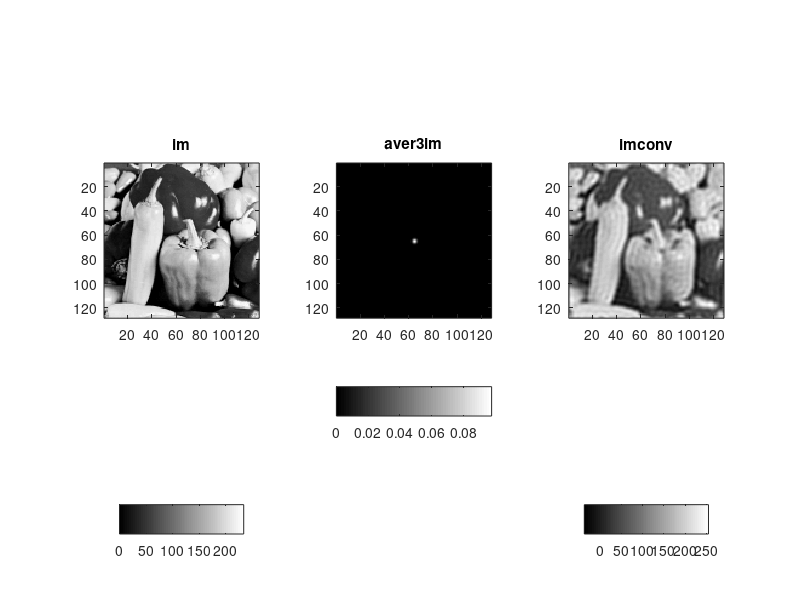
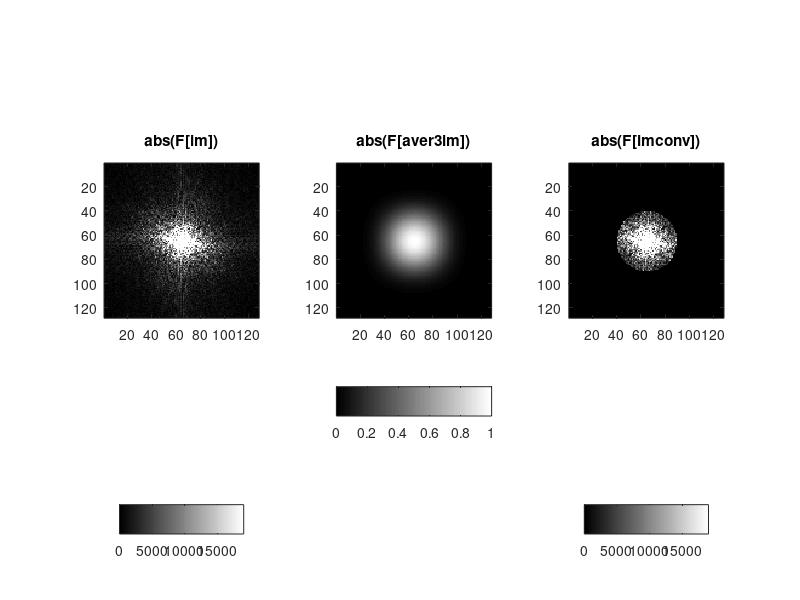

Recreate these plots in MATLAB, in order.
load peppersmall
im = peppersmall;
aver = [1 2 1; 2 4 2; 1 2 1]/16;
aver3 = conv2(conv2(aver,aver,'full'),aver,'full');
half = (size(im,1)-1)/2;
[u,v] = meshgrid(-ceil(half):floor(half),-ceil(half):floor(half));
IDEALFILT = sqrt(u.^2+v.^2) < 25;
%imconv = conv2(im,aver3,'same');
aver3im = 0*im;
center = size(im,1)/2+1;
aver3im(center-3:center+3, center-3:center+3) = aver3;
IM = fftshift(fft2(ifftshift(im)));
AVER3IM = fftshift(fft2(ifftshift(aver3im)));
% IMCONV = fftshift(fft2(ifftshift(imconv)));
IMCONV = IM .* IDEALFILT;
imconv = fftshift(ifft2(ifftshift(IMCONV)));
maxIM = max(max(abs(IM)));
figure(3); colormap gray;
subplot(131); imagesc(im);
axis image; title('im'); colorbar('SouthOutside')
subplot(132); imagesc(aver3im);
axis image; title('aver3im'); colorbar('SouthOutside')
subplot(133); imagesc(imconv);
axis image; title('imconv'); colorbar('SouthOutside')
figure(4); colormap gray;
subplot(131); imagesc(abs(IM), [0 0.01*maxIM]);
axis image; title('abs(F[im])'); colorbar('SouthOutside')
subplot(132); imagesc(abs(AVER3IM));
axis image; title('abs(F[aver3im])'); colorbar('SouthOutside')
subplot(133); imagesc(abs(IMCONV), [0 0.01*maxIM]);
axis image; title('abs(F[imconv])'); colorbar('SouthOutside')
